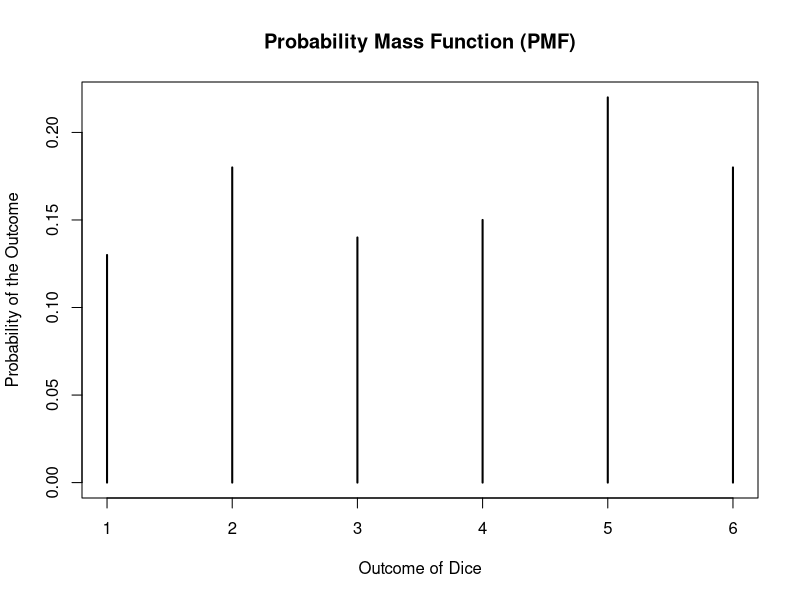
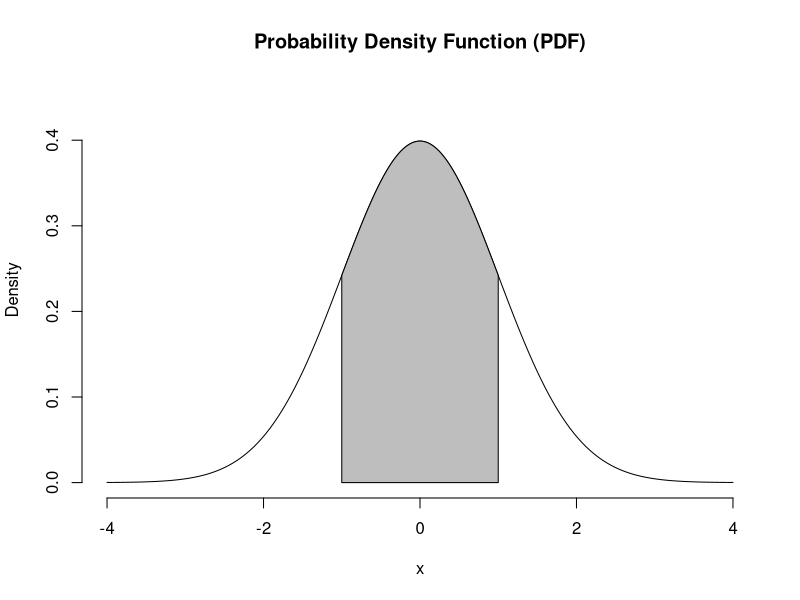
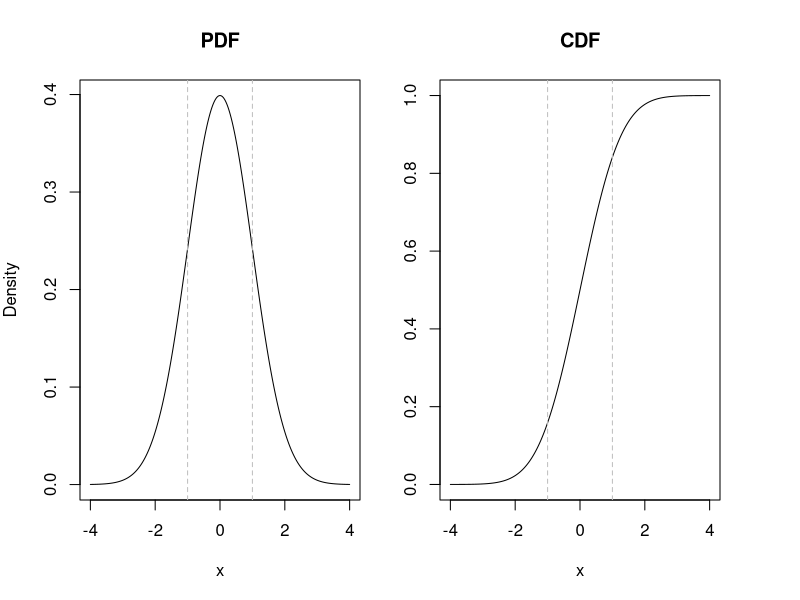

Recreate these plots in R, in order.
## ---- chunk 1
# d for dice
d <- sample(1:6, size = 100, replace = TRUE)
d
## ---- chunk 2
table(d) / 100
plot(table(d) / 100,
     xlab = "Outcome of Dice",
     ylab = "Probability of the Outcome")

# Add a title
title("Probability Mass Function (PMF)")
## ---- chunk 3
d <- sample(1:6, size = 1000000, replace = TRUE)
table(d) / 1000000
## ---- chunk 4
# Generate x values for the range of interest
x <- seq(-4, 4, 0.01)

# Compute corresponding y values using the standard normal density function
y <- dnorm(x, mean = 0, sd = 1)

# Create a blank plot with the desired x-axis limits and y-axis labels
plot(x, y, type = "l", xlab = "x", ylab = "Density", xlim = c(-4, 4), ylim = c(0, 0.45), axes = F)

# Fill the region between -1 and 1 with gray color
polygon(c(-1, x[x >= -1 & x <= 1], 1), c(0, y[x >= -1 & x <= 1], 0), col = "gray")

axis(1)
axis(2)

# Add a title
title("Probability Density Function (PDF)")
## ---- chunk 5
# Generate x values for the range of interest
x <- seq(-4, 4, 0.01)

# Compute corresponding y values for PDF and CDF
PDF <- dnorm(x, mean = 0, sd = 1)
CDF <- pnorm(x, mean = 0, sd = 1)

# Set up a layout with two plots side by side
layout(matrix(c(1, 2), nrow = 1, ncol = 2), widths = c(0.5, 0.5))

# Plot PDF on the left
par(mar = c(5, 4, 4, 2))
plot(x, PDF, type = "l", xlab = "x", ylab = "Density", main = "PDF")
abline(v = c(-1, 1), lty = 2, col = "gray")  # Add vertical lines at -1 and 1

# Plot CDF on the right
par(mar = c(5, 2, 4, 4))
plot(x, CDF, type = "l", xlab = "x", ylab = "Probability", main = "CDF")
abline(v = c(-1, 1), lty = 2, col = "gray")  # Add vertical lines at -1 and 1
